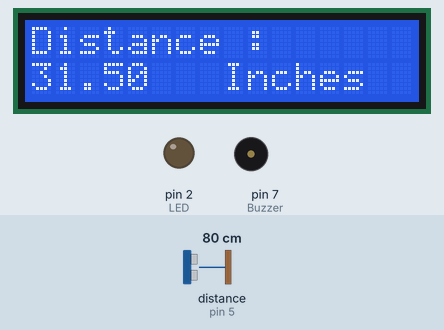
The sketch below on a simulated Arduino Uno, built with avr-gcc and run on an emulated ATmega328P. Parts: 16×2 character LCD, output pins drawn as LEDs (lit = HIGH), buzzer (waves = sounding). Dashed ring = blinking. The test bench sets the inputs (shaded band); at power-on: distance to the obstacle (sensor on pin 5) 80 cm. The echo pulse lasts 58.3 µs per cm.

Above: at 1.2 s.
1.3 s: distance to the obstacle (sensor on pin 5) set to 18 cm
At 2.0 s:
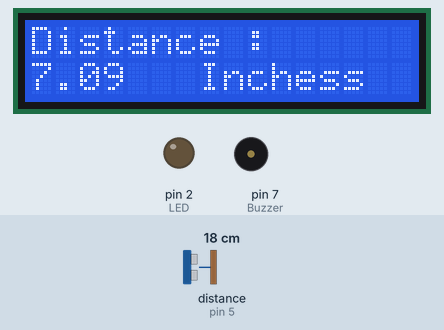
2.8 s: distance to the obstacle (sensor on pin 5) set to 15 cm
At 3.5 s:
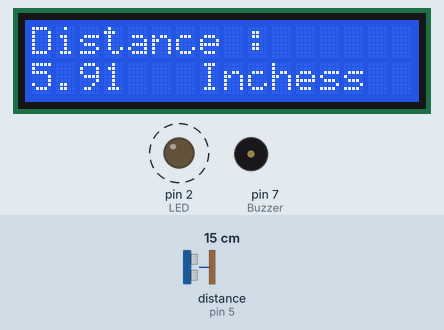
5.8 s: distance to the obstacle (sensor on pin 5) set to 2 cm
At 6.61 s:
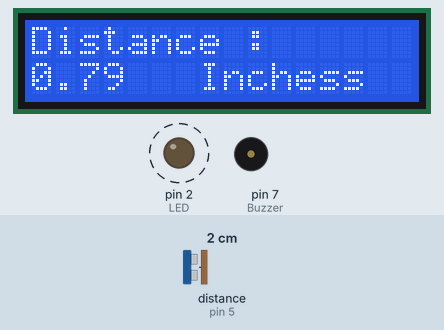
Timing chart, 0 to 13.4 s (numbered marks = the images above; inputs shaded):
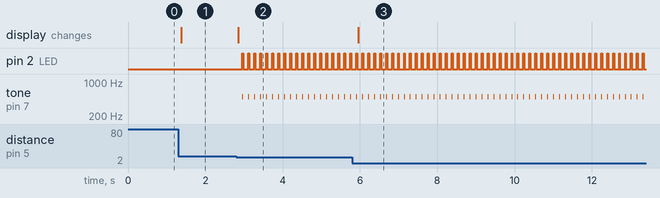

Measured:
- the behaviour switches between 17 and 16 cm on distance to the obstacle (sensor on pin 5) (found by bisection; images 1 and 2)
- after the input at 1.3 s, the display: changes after 0.08 s (image 1)
- after the input at 2.8 s, pin 2 (LED): alternates HIGH for 0.03 s and LOW for 0.13 s, starting after 0.15 s; tone on pin 7 (Buzzer): alternates 500 Hz for 0.03 s and silent for 0.13 s, starting after 0.15 s; the display: changes after 0.05 s (image 2)
- after the input at 5.8 s, the display: changes after 0.16 s (image 3)

The sketch:

lab_10.ino
```cpp
#include <LiquidCrystal.h>
#include <UltraDistSensor.h>
#include <Wire.h>

LiquidCrystal lcd(13, 12, 11, 10, 9, 8);

UltraDistSensor mysensor;
float reading;
float rreading;
int LED = 2;
int Buzzer = 7;
const int buttonPin = 2;

void setup() {
  pinMode(LED, OUTPUT);
  pinMode(Buzzer, OUTPUT);
  Serial.begin(9600);
  mysensor.attach(4,5);//Trigger pin , Echo pin
  lcd.begin(16, 2);
}

void loop() {
    reading=mysensor.distanceInCm();
    rreading = reading * 0.393701; //Conversion from cm to in
     lcd.setCursor(0,0);
     lcd.print("Distance : ");
     lcd.setCursor(0, 1);
     lcd.print(rreading);
     lcd.print("   Inches");

    delay(100);

    if(rreading < 6.5){
      digitalWrite(LED, HIGH);
      tone(Buzzer, 500);
      delay(25);
      digitalWrite(LED, LOW);
      noTone(Buzzer);
      delay(25);
    }
    else {
      noTone(Buzzer);
      digitalWrite(LED, LOW);
    }

}
```
